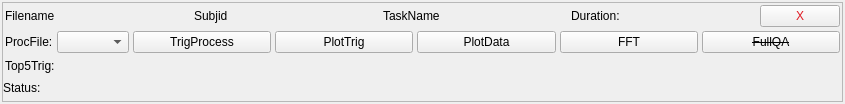
<?xml version="1.0" encoding="UTF-8"?>
<ui version="4.0">
 <class>InputDatasetTile</class>
 <widget class="QWidget" name="InputDatasetTile">
  <property name="geometry">
   <rect>
    <x>0</x>
    <y>0</y>
    <width>845</width>
    <height>104</height>
   </rect>
  </property>
  <property name="sizePolicy">
   <sizepolicy hsizetype="Expanding" vsizetype="Preferred">
    <horstretch>0</horstretch>
    <verstretch>0</verstretch>
   </sizepolicy>
  </property>
  <property name="windowTitle">
   <string>Form</string>
  </property>
  <layout class="QVBoxLayout" name="verticalLayout_2">
   <property name="spacing">
    <number>4</number>
   </property>
   <property name="leftMargin">
    <number>2</number>
   </property>
   <property name="topMargin">
    <number>2</number>
   </property>
   <property name="rightMargin">
    <number>2</number>
   </property>
   <property name="bottomMargin">
    <number>2</number>
   </property>
   <item>
    <widget class="QFrame" name="frame">
     <property name="sizePolicy">
      <sizepolicy hsizetype="Expanding" vsizetype="Preferred">
       <horstretch>0</horstretch>
       <verstretch>0</verstretch>
      </sizepolicy>
     </property>
     <property name="frameShape">
      <enum>QFrame::StyledPanel</enum>
     </property>
     <property name="frameShadow">
      <enum>QFrame::Raised</enum>
     </property>
     <layout class="QVBoxLayout" name="verticalLayout">
      <property name="spacing">
       <number>0</number>
      </property>
      <property name="sizeConstraint">
       <enum>QLayout::SetNoConstraint</enum>
      </property>
      <property name="leftMargin">
       <number>0</number>
      </property>
      <property name="topMargin">
       <number>0</number>
      </property>
      <property name="rightMargin">
       <number>0</number>
      </property>
      <property name="bottomMargin">
       <number>2</number>
      </property>
      <item>
       <widget class="QWidget" name="widget" native="true">
        <property name="sizePolicy">
         <sizepolicy hsizetype="Expanding" vsizetype="Preferred">
          <horstretch>0</horstretch>
          <verstretch>0</verstretch>
         </sizepolicy>
        </property>
        <layout class="QHBoxLayout" name="horizontalLayout">
         <property name="spacing">
          <number>4</number>
         </property>
         <property name="leftMargin">
          <number>2</number>
         </property>
         <property name="topMargin">
          <number>2</number>
         </property>
         <property name="rightMargin">
          <number>2</number>
         </property>
         <property name="bottomMargin">
          <number>2</number>
         </property>
         <item>
          <widget class="QLabel" name="ReadoutFilename">
           <property name="text">
            <string>Filename</string>
           </property>
          </widget>
         </item>
         <item>
          <widget class="QLabel" name="ReadoutSubjid">
           <property name="text">
            <string>Subjid</string>
           </property>
           <property name="textInteractionFlags">
            <set>Qt::LinksAccessibleByMouse|Qt::TextEditable</set>
           </property>
          </widget>
         </item>
         <item>
          <widget class="QLabel" name="ReadoutTaskname">
           <property name="text">
            <string>TaskName</string>
           </property>
           <property name="textInteractionFlags">
            <set>Qt::LinksAccessibleByMouse|Qt::TextEditable</set>
           </property>
          </widget>
         </item>
         <item>
          <widget class="QLabel" name="label_Duration">
           <property name="text">
            <string>Duration:</string>
           </property>
          </widget>
         </item>
         <item>
          <widget class="QPushButton" name="pb_DeleteTile">
           <property name="enabled">
            <bool>true</bool>
           </property>
           <property name="sizePolicy">
            <sizepolicy hsizetype="Fixed" vsizetype="Fixed">
             <horstretch>0</horstretch>
             <verstretch>0</verstretch>
            </sizepolicy>
           </property>
           <property name="styleSheet">
            <string notr="true">color: rgb(224, 27, 36);</string>
           </property>
           <property name="text">
            <string>X</string>
           </property>
          </widget>
         </item>
        </layout>
       </widget>
      </item>
      <item>
       <widget class="QWidget" name="widget_2" native="true">
        <property name="sizePolicy">
         <sizepolicy hsizetype="Expanding" vsizetype="Preferred">
          <horstretch>0</horstretch>
          <verstretch>0</verstretch>
         </sizepolicy>
        </property>
        <layout class="QHBoxLayout" name="horizontalLayout_2">
         <property name="spacing">
          <number>4</number>
         </property>
         <property name="leftMargin">
          <number>2</number>
         </property>
         <property name="topMargin">
          <number>2</number>
         </property>
         <property name="rightMargin">
          <number>2</number>
         </property>
         <property name="bottomMargin">
          <number>2</number>
         </property>
         <item>
          <widget class="QWidget" name="widget_4" native="true">
           <property name="sizePolicy">
            <sizepolicy hsizetype="Fixed" vsizetype="Preferred">
             <horstretch>0</horstretch>
             <verstretch>0</verstretch>
            </sizepolicy>
           </property>
           <layout class="QHBoxLayout" name="horizontalLayout_4">
            <property name="spacing">
             <number>4</number>
            </property>
            <property name="leftMargin">
             <number>0</number>
            </property>
            <property name="topMargin">
             <number>0</number>
            </property>
            <property name="rightMargin">
             <number>0</number>
            </property>
            <property name="bottomMargin">
             <number>0</number>
            </property>
            <item>
             <widget class="QLabel" name="lbl_StaticProcFile">
              <property name="sizePolicy">
               <sizepolicy hsizetype="Fixed" vsizetype="Preferred">
                <horstretch>0</horstretch>
                <verstretch>0</verstretch>
               </sizepolicy>
              </property>
              <property name="text">
               <string>ProcFile:</string>
              </property>
             </widget>
            </item>
            <item>
             <widget class="QComboBox" name="ProcFileComboBox">
              <property name="sizePolicy">
               <sizepolicy hsizetype="Preferred" vsizetype="Fixed">
                <horstretch>0</horstretch>
                <verstretch>0</verstretch>
               </sizepolicy>
              </property>
             </widget>
            </item>
           </layout>
          </widget>
         </item>
         <item>
          <widget class="QPushButton" name="pb_TrigProcess">
           <property name="text">
            <string>TrigProcess</string>
           </property>
          </widget>
         </item>
         <item>
          <widget class="QPushButton" name="pb_PlotTrig">
           <property name="text">
            <string>PlotTrig</string>
           </property>
          </widget>
         </item>
         <item>
          <widget class="QPushButton" name="pb_PlotData">
           <property name="text">
            <string>PlotData</string>
           </property>
          </widget>
         </item>
         <item>
          <widget class="QPushButton" name="pb_FFT">
           <property name="text">
            <string>FFT</string>
           </property>
          </widget>
         </item>
         <item>
          <widget class="QPushButton" name="pb_FullQA">
           <property name="font">
            <font>
             <strikeout>true</strikeout>
            </font>
           </property>
           <property name="text">
            <string>FullQA</string>
           </property>
          </widget>
         </item>
        </layout>
       </widget>
      </item>
      <item>
       <widget class="QWidget" name="widget_3" native="true">
        <layout class="QHBoxLayout" name="horizontalLayout_3">
         <property name="spacing">
          <number>4</number>
         </property>
         <property name="leftMargin">
          <number>2</number>
         </property>
         <property name="topMargin">
          <number>2</number>
         </property>
         <property name="rightMargin">
          <number>2</number>
         </property>
         <property name="bottomMargin">
          <number>2</number>
         </property>
         <item>
          <widget class="QLabel" name="lbl_EventInfo">
           <property name="sizePolicy">
            <sizepolicy hsizetype="Expanding" vsizetype="Preferred">
             <horstretch>0</horstretch>
             <verstretch>0</verstretch>
            </sizepolicy>
           </property>
           <property name="text">
            <string>Top5Trig:</string>
           </property>
          </widget>
         </item>
        </layout>
       </widget>
      </item>
      <item>
       <widget class="QLabel" name="lbl_Status">
        <property name="sizePolicy">
         <sizepolicy hsizetype="Expanding" vsizetype="Preferred">
          <horstretch>0</horstretch>
          <verstretch>0</verstretch>
         </sizepolicy>
        </property>
        <property name="text">
         <string>Status:</string>
        </property>
       </widget>
      </item>
     </layout>
    </widget>
   </item>
  </layout>
 </widget>
 <resources/>
 <connections/>
</ui>
